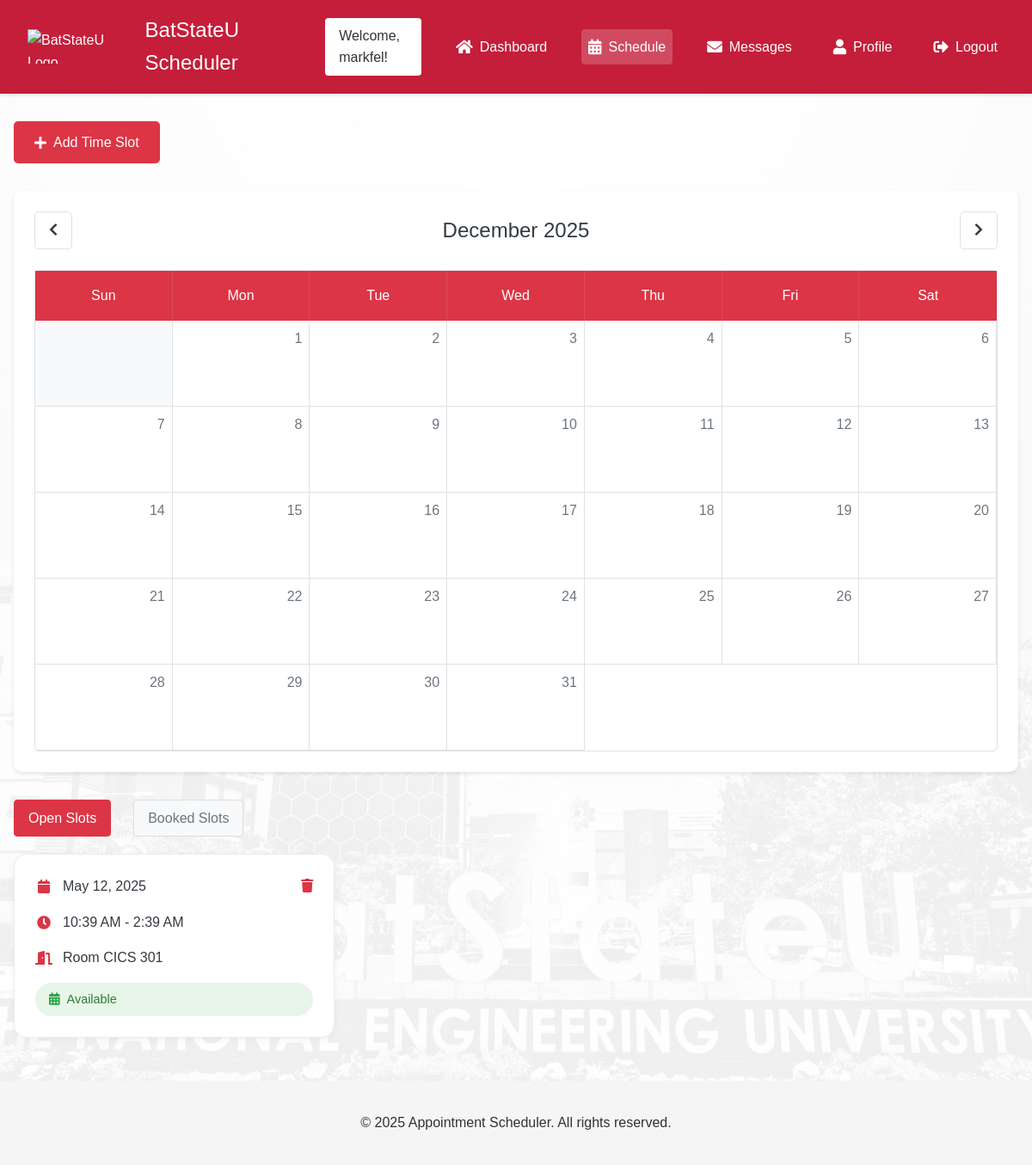
Before: /faculty-schedule/ (signed in) with the older database file.
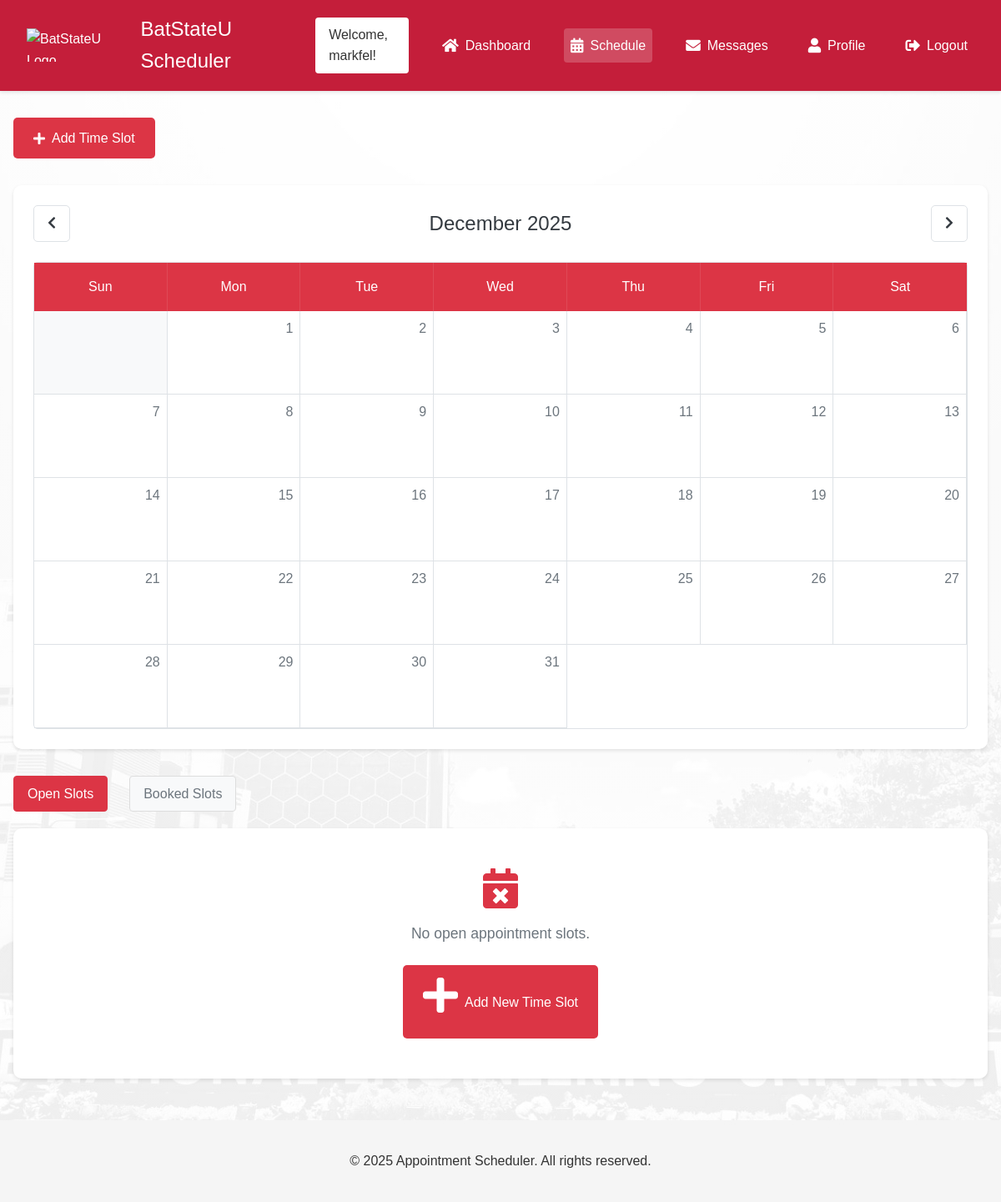
After: the same page with the newer database file.
### AppointmentWebsite/models.py (models this page shows, shortened)
class TimeSlot(models.Model):
    ROOM_CHOICES = [
        ('CICS201', 'CICS 201'),
        ('CICS202', 'CICS 202'),
        ('CPE_FACULTY', 'CpE FACULTY'),
        ('COMP_LAB_CICS', 'COMPUTER ENGINEERING LAB (CICS)'),
        ('COMP_LAB_EINSTEIN', 'COMPUTER LAB (EINSTEIN BUILDING)'),
        ('ICT_FACULTY', 'ICT FACULTY (GYM)')
    ]
    date = models.DateField()
    start_time = models.TimeField()
    end_time = models.TimeField()
    room = models.CharField(max_length=50, choices=ROOM_CHOICES, default='CICS201')
    is_available = models.BooleanField(default=True)
    faculty = models.ForeignKey(User, on_delete=models.CASCADE, related_name='time_slots')
    created_at = models.DateTimeField(default=timezone.now)
    class Meta:
        ordering = ['date', 'start_time']

### Appointment_Scheduler/views.py (the view)
# urls.py: path('faculty-schedule/', views.faculty_schedule, name='faculty_schedule'),  # Added faculty schedule URL
@login_required
def faculty_schedule(request):
    try:
        user_profile = request.user.userprofile
        if user_profile.user_type != 'faculty':
            messages.error(request, "You don't have permission to access the faculty schedule.")
            return redirect('schedule')
    except UserProfile.DoesNotExist:
        messages.error(request, "Please complete your profile to access the faculty schedule.")
        return redirect('edit_profile')
    time_slots = TimeSlot.objects.filter(
        faculty=request.user
    ).select_related(
        'appointment'  # Use select_related since it's a OneToOneField
    ).order_by('date', 'start_time')
    for slot in time_slots:
        try:
            slot.is_booked = hasattr(slot, 'appointment')
            if slot.is_booked:
                slot.appointment = slot.appointment
            else:
                slot.appointment = None
        except Exception:
            slot.appointment = None
            slot.is_booked = False
    open_slots = [slot for slot in time_slots if not slot.is_booked]
    context = {
        'time_slots': time_slots,
        'open_slots': open_slots,
        'today': timezone.now().date(),
    }
    return render(request, 'faculty_schedule.html', context)

### templates/faculty_schedule.html (shortened to what this page needs)
{% extends 'base.html' %}
{% load static %}
{% block extra_css %}
<link rel="stylesheet" href="{% static 'css/faculty_schedule.css' %}">
{% endblock %}
{% block content %}
<div class="schedule-container">
    <div class="schedule-header">
        <button class="add-slot-btn" onclick="openAddSlotModal()">
            <i class="fas fa-plus"></i> Add Time Slot
        </button>
    </div>
    <div class="calendar-section">
        <div class="calendar-nav">
            <button class="nav-btn" id="prevMonth">
                <i class="fas fa-chevron-left"></i>
            </button>
            <h2 id="currentMonth">April 2025</h2>
            <button class="nav-btn" id="nextMonth">
                <i class="fas fa-chevron-right"></i>
            </button>
        </div>
        <div class="calendar-grid">
            <div class="calendar-days">
                <div class="day-header">Sun</div>
                <div class="day-header">Mon</div>
                <div class="day-header">Tue</div>
                <div class="day-header">Wed</div>
                <div class="day-header">Thu</div>
                <div class="day-header">Fri</div>
                <div class="day-header">Sat</div>
            </div>
            <div id="calendarDays" class="calendar-dates"></div>
        </div>
    </div>
    <div class="schedule-content">
        <div class="schedule-tabs">
            <button class="tab-btn active" data-tab="upcoming">Open Slots</button>
            <button class="tab-btn" data-tab="past">Booked Slots</button>
        </div>
        <div class="tab-content active" id="upcoming">
            {% if open_slots %}
            <div class="time-slots">
                {% for slot in open_slots %}
                <div class="time-slot-card" data-slot-id="{{ slot.id }}">
                    <div class="slot-info">
                        <div class="slot-info-item">
                            <i class="fas fa-calendar text-danger"></i>
                            {{ slot.date|date:"F d, Y" }}
                        </div>
                        <div class="slot-info-item">
                            <i class="fas fa-clock text-danger"></i>
                            {{ slot.start_time|time:"g:i A" }} - {{ slot.end_time|time:"g:i A" }}
                        </div>
                        <div class="slot-info-item">
                            <i class="fas fa-door-open text-danger"></i>
                            Room {{ slot.room }}
                        </div>
                        <div class="slot-status available">
                            <i class="fas fa-calendar-alt text-success"></i>
                            Available
                        </div>
                    </div>
                    <button type="button" class="delete-btn" onclick="deleteTimeSlot({{ slot.id }})">
                        <i class="fas fa-trash text-danger"></i>
                    </button>
                </div>
                {% endfor %}
            </div>
            {% else %}
            <div class="no-slots">
                <i class="fas fa-calendar-times"></i>
                <p>No open appointment slots.</p>
                <div style="display: flex; justify-content: center; align-items: center; width: 100%;">
                    <button class="add-slot-btn" onclick="openAddSlotModal()">
                        <i class="fas fa-plus" style="color:white"></i> Add New Time Slot
                    </button>
                </div>
            </div>
            {% endif %}
        </div>
    </div>
</div>
{% endblock %}

Changed rows visible on the page:
no longer on this page (row edited): TimeSlot: date "May 12, 2025", start_time "10:39 AM", end_time "2:39 AM", room "CICS 301"
Other visible differences:
text now shown: "No open appointment slots. Add New Time Slot"
